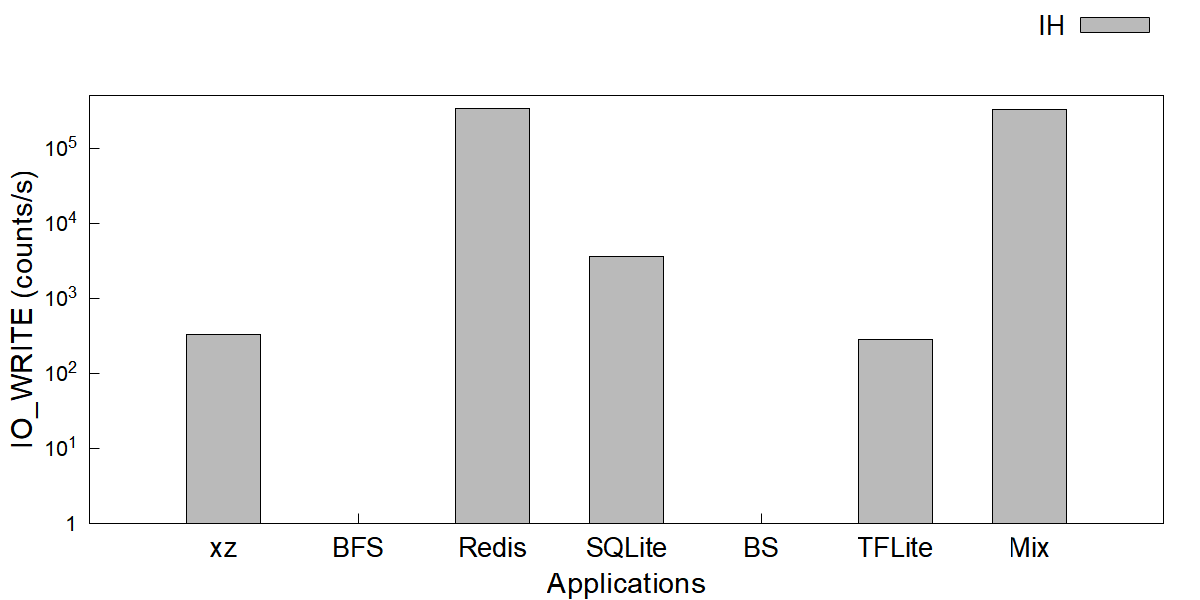

Reproduce this figure in gnuplot.
# tile_io_write.plt - one counter, one bar per application per data path.
#
# Style mirrors the paper bar charts (image/*.plt): clustered
# bars, Arial 16/22/20, opaque fill with black border, key
# outside top right.  Bars use `with boxes` with explicit
# width and offsets (see tools/gen_fig_plts.py); xrange
# [0:8] centers the 7 application groups.  Full 4-side
# frame (border 15), tics only on left y / bottom x
# (nomirror).  Colors: 2-series figures use #B2172B
# (left, dark) / #F5A682 (right, light); the 3-series
# figure keeps dark gray / light gray / red.
#
# Log y axis: raw counts/s, starts at 1, coarse decade
# tics 1, 10, 100, ... only (10^{%L}, no minor tics);
# the IH series would be invisible on a linear axis.
#
# Data: fig/tile_io_write.dat (raw differenced rates).
#
# Usage: gnuplot fig/tile_io_write.plt   (from the repo root)

set terminal pngcairo size 1200,600 enhanced font 'Arial,16'
set output 'fig/tile_io_write.png'

set ylabel 'IO\_WRITE (counts/s)' font 'Arial,22'
set xlabel 'Applications' font 'Arial,22'

set style fill solid border -1
set boxwidth 0.55

set yrange [1:500000]
set logscale y 10
unset mytics
set format y '10^{%L}'
set ytics add ("1" 1)

set border 15
set ytics nomirror
set xtics nomirror

# xtics anchored at the cluster centers (1..7); the app
# names come from fig/tile_io_write.dat column 1.
set xtics ('xz' 1, 'BFS' 2, 'Redis' 3, 'SQLite' 4, 'BS' 5, 'TFLite' 6, 'Mix' 7) font ',20'
set xrange [0:8]

set tmargin 4
set key outside top right horizontal font 'Arial,20'

C_IH = "#BABABA"

plot 'fig/tile_io_write.dat' using ($0+1):2 with boxes title 'IH' lc rgb C_IH
